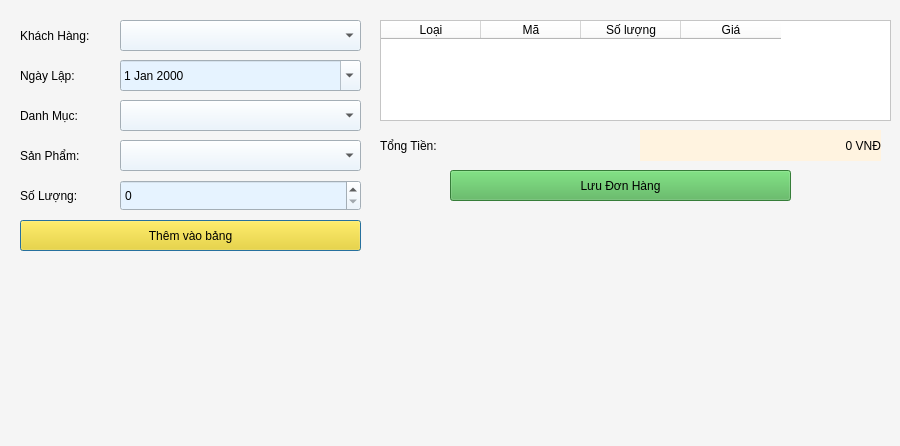
<?xml version="1.0" encoding="UTF-8"?>
<ui version="4.0">
 <class>AddOrderDialog</class>
 <widget class="QDialog" name="AddOrderDialog">
  <property name="geometry">
   <rect>
    <x>0</x>
    <y>0</y>
    <width>900</width>
    <height>446</height>
   </rect>
  </property>
  <property name="windowTitle">
   <string>Thêm Đơn Hàng</string>
  </property>
  <property name="styleSheet">
   <string>background-color: #F5F5F5; color: black;</string>
  </property>
  <widget class="QLabel" name="label_khach_hang">
   <property name="geometry">
    <rect>
     <x>20</x>
     <y>20</y>
     <width>81</width>
     <height>31</height>
    </rect>
   </property>
   <property name="text">
    <string>Khách Hàng:</string>
   </property>
   <property name="styleSheet">
    <string>color: black;</string>
   </property>
  </widget>
  <widget class="QComboBox" name="combo_khach">
   <property name="geometry">
    <rect>
     <x>120</x>
     <y>20</y>
     <width>241</width>
     <height>31</height>
    </rect>
   </property>
   <property name="styleSheet">
    <string>background-color: #E6F3FF; color: black;</string>
   </property>
  </widget>
  <widget class="QLabel" name="label_ngay_lap">
   <property name="geometry">
    <rect>
     <x>20</x>
     <y>60</y>
     <width>81</width>
     <height>31</height>
    </rect>
   </property>
   <property name="text">
    <string>Ngày Lập:</string>
   </property>
   <property name="styleSheet">
    <string>color: black;</string>
   </property>
  </widget>
  <widget class="QDateEdit" name="date_edit">
   <property name="geometry">
    <rect>
     <x>120</x>
     <y>60</y>
     <width>241</width>
     <height>31</height>
    </rect>
   </property>
   <property name="calendarPopup">
    <bool>true</bool>
   </property>
   <property name="styleSheet">
    <string>background-color: #E6F3FF; color: black;</string>
   </property>
  </widget>
  <widget class="QLabel" name="label_danh_muc">
   <property name="geometry">
    <rect>
     <x>20</x>
     <y>100</y>
     <width>81</width>
     <height>31</height>
    </rect>
   </property>
   <property name="text">
    <string>Danh Mục:</string>
   </property>
   <property name="styleSheet">
    <string>color: black;</string>
   </property>
  </widget>
  <widget class="QComboBox" name="combo_danhmuc">
   <property name="geometry">
    <rect>
     <x>120</x>
     <y>100</y>
     <width>241</width>
     <height>31</height>
    </rect>
   </property>
   <property name="styleSheet">
    <string>background-color: #E6F3FF; color: black;</string>
   </property>
  </widget>
  <widget class="QComboBox" name="combo_sanpham">
   <property name="geometry">
    <rect>
     <x>120</x>
     <y>140</y>
     <width>241</width>
     <height>31</height>
    </rect>
   </property>
   <property name="styleSheet">
    <string>background-color: #E6F3FF; color: black;</string>
   </property>
  </widget>
  <widget class="QLabel" name="label_san_pham">
   <property name="geometry">
    <rect>
     <x>20</x>
     <y>140</y>
     <width>81</width>
     <height>31</height>
    </rect>
   </property>
   <property name="text">
    <string>Sản Phẩm:</string>
   </property>
   <property name="styleSheet">
    <string>color: black;</string>
   </property>
  </widget>
  <widget class="QLabel" name="label_so_luong">
   <property name="geometry">
    <rect>
     <x>20</x>
     <y>180</y>
     <width>81</width>
     <height>31</height>
    </rect>
   </property>
   <property name="text">
    <string>Số Lượng:</string>
   </property>
   <property name="styleSheet">
    <string>color: black;</string>
   </property>
  </widget>
  <widget class="QSpinBox" name="spin_sl">
   <property name="geometry">
    <rect>
     <x>120</x>
     <y>180</y>
     <width>241</width>
     <height>31</height>
    </rect>
   </property>
   <property name="styleSheet">
    <string>background-color: #E6F3FF; color: black;</string>
   </property>
  </widget>
  <widget class="QPushButton" name="btn_add">
   <property name="geometry">
    <rect>
     <x>20</x>
     <y>220</y>
     <width>341</width>
     <height>31</height>
    </rect>
   </property>
   <property name="text">
    <string>Thêm vào bảng</string>
   </property>
   <property name="styleSheet">
    <string>background-color: #FFD700; color: black;</string>
   </property>
  </widget>
  <widget class="QTableWidget" name="table">
   <property name="geometry">
    <rect>
     <x>380</x>
     <y>20</y>
     <width>511</width>
     <height>101</height>
    </rect>
   </property>
   <property name="styleSheet">
    <string>background-color: #FFFFFF; color: black; alternate-background-color: #F0F0F0;</string>
   </property>
   <column>
    <property name="text">
     <string>Loại</string>
    </property>
   </column>
   <column>
    <property name="text">
     <string>Mã</string>
    </property>
   </column>
   <column>
    <property name="text">
     <string>Số lượng</string>
    </property>
   </column>
   <column>
    <property name="text">
     <string>Giá</string>
    </property>
   </column>
  </widget>
  <widget class="QLabel" name="label_tong_tien">
   <property name="geometry">
    <rect>
     <x>380</x>
     <y>130</y>
     <width>81</width>
     <height>31</height>
    </rect>
   </property>
   <property name="text">
    <string>Tổng Tiền:</string>
   </property>
   <property name="styleSheet">
    <string>color: black;</string>
   </property>
  </widget>
  <widget class="QLabel" name="label_tong_tien_value">
   <property name="geometry">
    <rect>
     <x>640</x>
     <y>130</y>
     <width>241</width>
     <height>31</height>
    </rect>
   </property>
   <property name="text">
    <string>0 VNĐ</string>
   </property>
   <property name="alignment">
    <set>Qt::AlignRight|Qt::AlignTrailing|Qt::AlignVCenter</set>
   </property>
   <property name="styleSheet">
    <string>background-color: #FFF3E0; color: black;</string>
   </property>
  </widget>
  <widget class="QPushButton" name="btn_save">
   <property name="geometry">
    <rect>
     <x>450</x>
     <y>170</y>
     <width>341</width>
     <height>31</height>
    </rect>
   </property>
   <property name="text">
    <string>Lưu Đơn Hàng</string>
   </property>
   <property name="styleSheet">
    <string>background-color: #4CAF50; color: black;</string>
   </property>
  </widget>
 </widget>
 <resources/>
 <connections/>
</ui>
